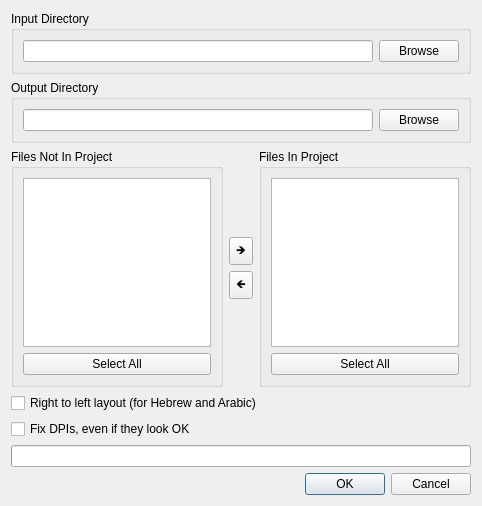
<?xml version="1.0" encoding="UTF-8"?>
<ui version="4.0">
 <class>ProjectFilesDialog</class>
 <widget class="QDialog" name="ProjectFilesDialog">
  <property name="geometry">
   <rect>
    <x>0</x>
    <y>0</y>
    <width>482</width>
    <height>506</height>
   </rect>
  </property>
  <property name="windowTitle">
   <string>Project Files</string>
  </property>
  <layout class="QVBoxLayout" name="verticalLayout">
   <item>
    <widget class="QGroupBox" name="groupBox_2">
     <property name="title">
      <string>Input Directory</string>
     </property>
     <layout class="QHBoxLayout">
      <item>
       <widget class="QLineEdit" name="inpDirLine">
        <property name="enabled">
         <bool>true</bool>
        </property>
       </widget>
      </item>
      <item>
       <widget class="QPushButton" name="inpDirBrowseBtn">
        <property name="text">
         <string>Browse</string>
        </property>
       </widget>
      </item>
     </layout>
    </widget>
   </item>
   <item>
    <widget class="QGroupBox" name="groupBox">
     <property name="title">
      <string>Output Directory</string>
     </property>
     <layout class="QHBoxLayout">
      <item>
       <widget class="QLineEdit" name="outDirLine"/>
      </item>
      <item>
       <widget class="QPushButton" name="outDirBrowseBtn">
        <property name="text">
         <string>Browse</string>
        </property>
       </widget>
      </item>
     </layout>
    </widget>
   </item>
   <item>
    <layout class="QHBoxLayout">
     <item>
      <widget class="QGroupBox" name="groupBox_3">
       <property name="title">
        <string>Files Not In Project</string>
       </property>
       <layout class="QVBoxLayout">
        <item>
         <widget class="QListView" name="offProjectList">
          <property name="selectionMode">
           <enum>QAbstractItemView::ExtendedSelection</enum>
          </property>
         </widget>
        </item>
        <item>
         <widget class="QPushButton" name="offProjectSelectAllBtn">
          <property name="text">
           <string>Select All</string>
          </property>
         </widget>
        </item>
       </layout>
      </widget>
     </item>
     <item>
      <layout class="QVBoxLayout">
       <item>
        <spacer>
         <property name="orientation">
          <enum>Qt::Vertical</enum>
         </property>
         <property name="sizeHint" stdset="0">
          <size>
           <width>1</width>
           <height>1</height>
          </size>
         </property>
        </spacer>
       </item>
       <item>
        <widget class="QToolButton" name="addToProjectBtn">
         <property name="sizePolicy">
          <sizepolicy hsizetype="Fixed" vsizetype="Preferred">
           <horstretch>0</horstretch>
           <verstretch>0</verstretch>
          </sizepolicy>
         </property>
         <property name="font">
          <font>
           <family>sta_project_dialog_icons</family>
          </font>
         </property>
         <property name="toolTip">
          <string>&lt;html&gt;&lt;head&gt;&lt;meta name=&quot;qrichtext&quot; content=&quot;1&quot; /&gt;&lt;style type=&quot;text/css&quot;&gt;
p, li { white-space: pre-wrap; }
&lt;/style&gt;&lt;/head&gt;&lt;body style=&quot; font-family:'Sans Serif'; font-size:9pt; font-weight:400; font-style:normal;&quot;&gt;
&lt;p style=&quot; margin-top:0px; margin-bottom:0px; margin-left:0px; margin-right:0px; -qt-block-indent:0; text-indent:0px;&quot;&gt;Add selected files to project.&lt;/p&gt;&lt;/body&gt;&lt;/html&gt;</string>
         </property>
         <property name="text">
          <string notr="true">🡺</string>
         </property>
        </widget>
       </item>
       <item>
        <widget class="QToolButton" name="removeFromProjectBtn">
         <property name="sizePolicy">
          <sizepolicy hsizetype="Fixed" vsizetype="Preferred">
           <horstretch>0</horstretch>
           <verstretch>0</verstretch>
          </sizepolicy>
         </property>
         <property name="font">
          <font>
           <family>sta_project_dialog_icons</family>
          </font>
         </property>
         <property name="toolTip">
          <string>&lt;html&gt;&lt;head&gt;&lt;meta name=&quot;qrichtext&quot; content=&quot;1&quot; /&gt;&lt;style type=&quot;text/css&quot;&gt;
p, li { white-space: pre-wrap; }
&lt;/style&gt;&lt;/head&gt;&lt;body style=&quot; font-family:'Sans Serif'; font-size:9pt; font-weight:400; font-style:normal;&quot;&gt;
&lt;p style=&quot; margin-top:0px; margin-bottom:0px; margin-left:0px; margin-right:0px; -qt-block-indent:0; text-indent:0px;&quot;&gt;Remove selected files from project.&lt;/p&gt;&lt;/body&gt;&lt;/html&gt;</string>
         </property>
         <property name="text">
          <string notr="true">🡸</string>
         </property>
        </widget>
       </item>
       <item>
        <spacer>
         <property name="orientation">
          <enum>Qt::Vertical</enum>
         </property>
         <property name="sizeHint" stdset="0">
          <size>
           <width>1</width>
           <height>1</height>
          </size>
         </property>
        </spacer>
       </item>
      </layout>
     </item>
     <item>
      <widget class="QGroupBox" name="groupBox_4">
       <property name="title">
        <string>Files In Project</string>
       </property>
       <layout class="QVBoxLayout">
        <item>
         <widget class="QListView" name="inProjectList">
          <property name="enabled">
           <bool>true</bool>
          </property>
          <property name="selectionMode">
           <enum>QAbstractItemView::ExtendedSelection</enum>
          </property>
         </widget>
        </item>
        <item>
         <widget class="QPushButton" name="inProjectSelectAllBtn">
          <property name="text">
           <string>Select All</string>
          </property>
         </widget>
        </item>
       </layout>
      </widget>
     </item>
    </layout>
   </item>
   <item>
    <widget class="QCheckBox" name="rtlLayoutCB">
     <property name="text">
      <string>Right to left layout (for Hebrew and Arabic)</string>
     </property>
    </widget>
   </item>
   <item>
    <widget class="QCheckBox" name="forceFixDpi">
     <property name="text">
      <string>Fix DPIs, even if they look OK</string>
     </property>
    </widget>
   </item>
   <item>
    <widget class="QProgressBar" name="progressBar">
     <property name="value">
      <number>0</number>
     </property>
     <property name="textVisible">
      <bool>false</bool>
     </property>
    </widget>
   </item>
   <item>
    <widget class="QDialogButtonBox" name="buttonBox">
     <property name="orientation">
      <enum>Qt::Horizontal</enum>
     </property>
     <property name="standardButtons">
      <set>QDialogButtonBox::Cancel|QDialogButtonBox::Ok</set>
     </property>
    </widget>
   </item>
  </layout>
 </widget>
 <resources/>
 <connections>
  <connection>
   <sender>buttonBox</sender>
   <signal>rejected()</signal>
   <receiver>ProjectFilesDialog</receiver>
   <slot>reject()</slot>
   <hints>
    <hint type="sourcelabel">
     <x>295</x>
     <y>463</y>
    </hint>
    <hint type="destinationlabel">
     <x>286</x>
     <y>274</y>
    </hint>
   </hints>
  </connection>
  <connection>
   <sender>offProjectSelectAllBtn</sender>
   <signal>clicked()</signal>
   <receiver>offProjectList</receiver>
   <slot>selectAll()</slot>
   <hints>
    <hint type="sourcelabel">
     <x>74</x>
     <y>381</y>
    </hint>
    <hint type="destinationlabel">
     <x>86</x>
     <y>318</y>
    </hint>
   </hints>
  </connection>
  <connection>
   <sender>inProjectSelectAllBtn</sender>
   <signal>clicked()</signal>
   <receiver>inProjectList</receiver>
   <slot>selectAll()</slot>
   <hints>
    <hint type="sourcelabel">
     <x>386</x>
     <y>380</y>
    </hint>
    <hint type="destinationlabel">
     <x>382</x>
     <y>304</y>
    </hint>
   </hints>
  </connection>
 </connections>
</ui>
